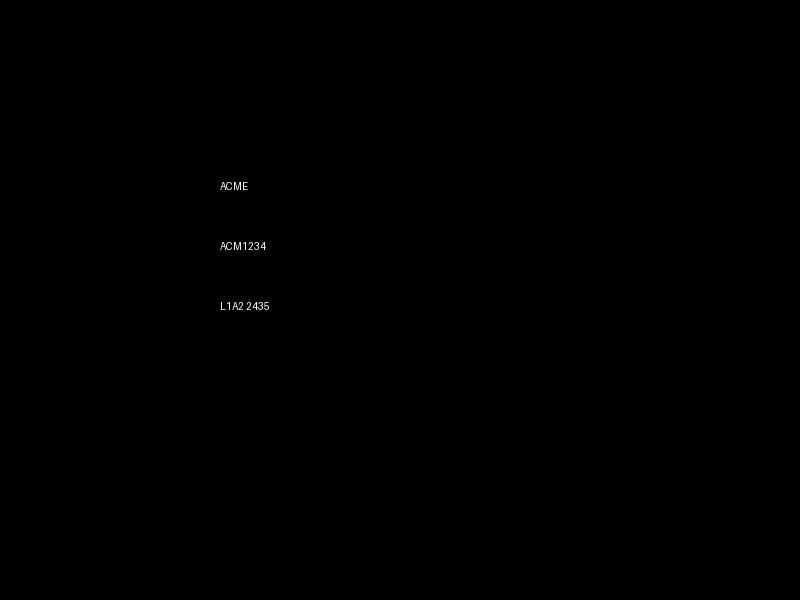
#> input picture sample.jpg, 800 x 600 px
$ python -i ocr.py   (imports and definitions only)
#> lines starting #> are read from the running program, lines starting #| are printed output that depends on the picture; after the words box and inside, x2 and y2 are one past the last pixel; in counts of white or black regions, pixels touching at a corner belong together
#> further down, picture is the input picture: shape (600, 800, 3); min 0, max 255, mean 0.2
from typing import Tuple
import cv2
import numpy as np
import pytesseract

def _preprocess(img: np.ndarray, use_adaptive: bool = True) -> np.ndarray:
#> called with use_adaptive = True
    g = cv2.cvtColor(img, cv2.COLOR_BGR2GRAY)
    g = cv2.bilateralFilter(g, 5, 50, 50)
    g = cv2.normalize(g, None, 0, 255, cv2.NORM_MINMAX)
    if use_adaptive:
        th = cv2.adaptiveThreshold(g, 255, cv2.ADAPTIVE_THRESH_MEAN_C,
                                   cv2.THRESH_BINARY, 25, 10)
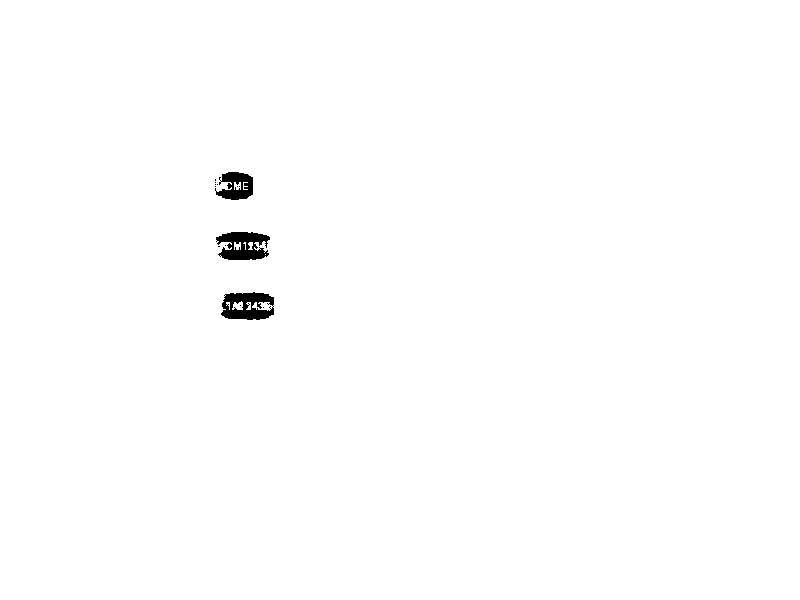
#> th: shape (600, 800); 99.4% white; 14 black regions (11 under 20 px), largest, box (x1, y1, x2, y2) and area: (221, 292, 274, 320) 1042, (216, 232, 270, 260) 1040, (215, 172, 253, 200) 701
        return th
    else:
        _, th = cv2.threshold(g, 0, 255, cv2.THRESH_BINARY + cv2.THRESH_OTSU)
        return th

def ocr_text(
    img: np.ndarray,
    psm: int = 6,
    whitelist: str = "ABCDEFGHIJKLMNOPQRSTUVWXYZ0123456789-_.+",
    use_adaptive: bool = True,
) -> Tuple[str, float]:
    proc = _preprocess(img, use_adaptive=use_adaptive)
    cfg = f"--oem 3 --psm {psm} -c tessedit_char_whitelist={whitelist}"
    data = pytesseract.image_to_data(proc, output_type=pytesseract.Output.DICT, config=cfg)
    words, confs = [], []
    for txt, conf in zip(data.get("text", []), data.get("conf", [])):
        if txt and txt.strip():
            words.append(txt.strip())
        try:
            c = float(conf)
            if c >= 0:
                confs.append(c)
        except Exception:
            pass
    text = " ".join(words).upper()
    avg_conf = float(sum(confs) / len(confs)) / 100.0 if confs else 0.0
    return text, avg_conf

>>> import cv2
>>> picture = cv2.imread('../../sample.jpg')
>>> result = _preprocess(picture)
